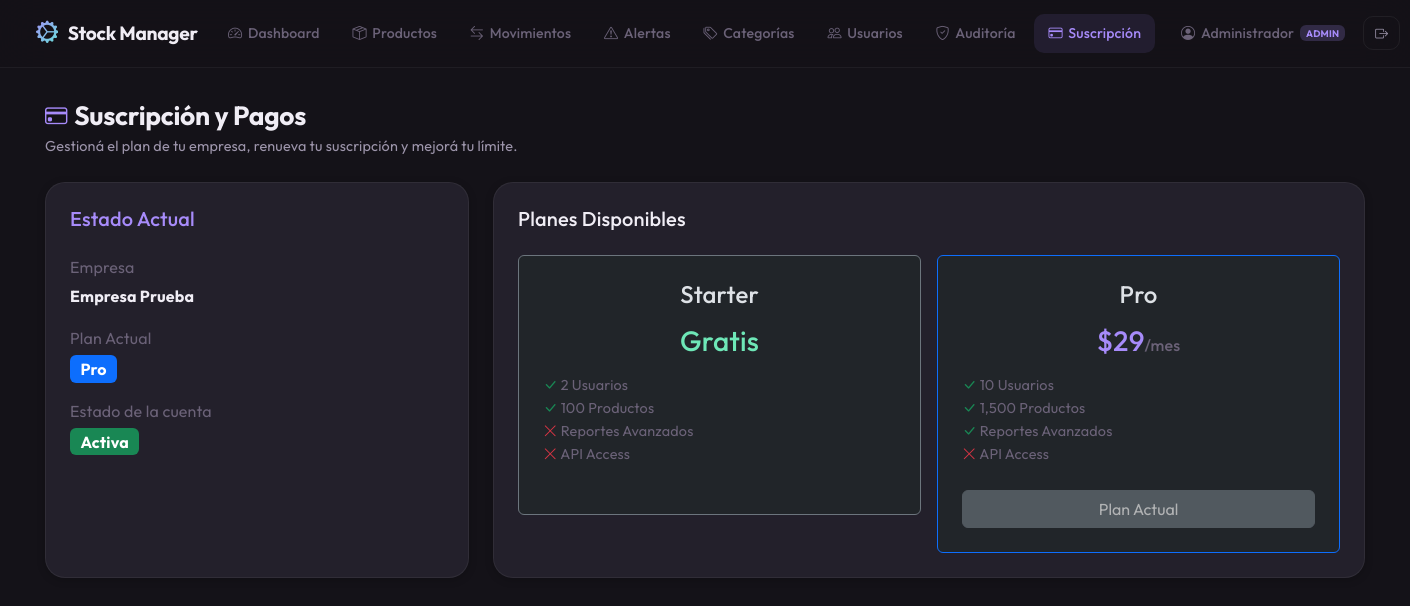
Screenshot of /suscripcion (signed in) with the database file from the repository.
### app/models/usuario.py (models this page shows, shortened)
class Usuario(UserMixin, db.Model):
    __tablename__ = 'usuarios'
    id = db.Column(db.Integer, primary_key=True)
    nombre = db.Column(db.String(100), nullable=False)
    email = db.Column(db.String(120), unique=True, nullable=False)
    password_hash = db.Column(db.String(256), nullable=False)
    rol = db.Column(db.String(50), default='Operador')
    activo = db.Column(db.Boolean, default=True)
    fecha_creacion = db.Column(db.DateTime, default=datetime.utcnow)
    ultimo_login = db.Column(db.DateTime, nullable=True)
    empresa_id = db.Column(db.Integer, db.ForeignKey('empresas.id'), nullable=True, index=True)

### app/models/empresa.py (models this page shows)
class Empresa(db.Model):
    __tablename__ = 'empresas'
    id = db.Column(db.Integer, primary_key=True)
    nombre = db.Column(db.String(150), nullable=False)
    razon_social = db.Column(db.String(150), nullable=False)
    cuit = db.Column(db.String(20), unique=True, nullable=True)
    email = db.Column(db.String(120), nullable=True)
    telefono = db.Column(db.String(50), nullable=True)
    direccion = db.Column(db.String(255), nullable=True)
    plan = db.Column(db.String(50), default='Starter')
    estado = db.Column(db.String(50), default='Activa')
    fecha_alta = db.Column(db.DateTime, default=datetime.utcnow)
    fecha_vencimiento = db.Column(db.DateTime, nullable=True)
    payment_provider = db.Column(db.String(50), nullable=True) # 'stripe', 'mercadopago'
    stripe_customer_id = db.Column(db.String(100), nullable=True)
    stripe_subscription_id = db.Column(db.String(100), nullable=True)
    mp_customer_id = db.Column(db.String(100), nullable=True)
    mp_preapproval_id = db.Column(db.String(100), nullable=True)
    usuarios = db.relationship('Usuario', backref='empresa', lazy='dynamic', cascade='all, delete-orphan')
    productos = db.relationship('Producto', backref='empresa', lazy='dynamic', cascade='all, delete-orphan')
    categorias = db.relationship('Categoria', backref='empresa', lazy='dynamic', cascade='all, delete-orphan')
    subcategorias = db.relationship('Subcategoria', backref='empresa', lazy='dynamic', cascade='all, delete-orphan')
    movimientos = db.relationship('Movimiento', backref='empresa', lazy='dynamic', cascade='all, delete-orphan')
    suscripciones = db.relationship('Suscripcion', backref='empresa', lazy=True)
    licencias = db.relationship('Licencia', backref='empresa', lazy=True)
    backups = db.relationship('Backup', backref='empresa', lazy=True)

### app/routes/billing.py (the view)
@billing_bp.route('/suscripcion')
@login_required
@admin_required
def index():
    empresa_id = get_empresa_id()
    empresa = Empresa.query.get(empresa_id)
    return render_template('billing/index.html', empresa=empresa)

### app/templates/billing/index.html (shortened to what this page needs)
{% extends "base.html" %}
{% block content %}
<div class="page-header mb-4">
    <h1><i class="bi bi-credit-card text-accent-blue"></i> Suscripción y Pagos</h1>
    <p class="subtitle">Gestioná el plan de tu empresa, renueva tu suscripción y mejorá tu límite.</p>
</div>
<div class="row g-4">
    <div class="col-lg-4">
        <div class="card-glass h-100">
            <div class="card-body">
                <h5 class="card-title text-accent-blue mb-4">Estado Actual</h5>
                <div class="mb-3">
                    <label class="text-muted-custom d-block mb-1">Empresa</label>
                    <strong>{{ empresa.nombre }}</strong>
                </div>
                <div class="mb-3">
                    <label class="text-muted-custom d-block mb-1">Plan Actual</label>
                    <span class="badge bg-primary" style="font-size: 1rem;">{{ empresa.plan }}</span>
                </div>
                <div class="mb-3">
                    <label class="text-muted-custom d-block mb-1">Estado de la cuenta</label>
                    {% if empresa.estado == 'Activa' %}
                        <span class="badge bg-success" style="font-size: 1rem;">Activa</span>
                    {% else %}
                        <span class="badge bg-danger" style="font-size: 1rem;">{{ empresa.estado }}</span>
                    {% endif %}
                </div>
            </div>
        </div>
    </div>
    <div class="col-lg-8">
        <div class="card-glass">
            <div class="card-body">
                <h5 class="card-title mb-4">Planes Disponibles</h5>
                <div class="row g-3">
                    <div class="col-md-6">
                        <div class="card bg-dark border {% if empresa.plan == 'Starter' %}border-primary{% else %}border-secondary{% endif %}">
                            <div class="card-body text-center">
                                <h4>Starter</h4>
                                <h3 class="my-3 text-accent-green">Gratis</h3>
                                <ul class="list-unstyled text-start text-muted-custom mb-4" style="font-size: 0.9rem;">
                                    <li><i class="bi bi-check-lg text-success"></i> 2 Usuarios</li>
                                    <li><i class="bi bi-check-lg text-success"></i> 100 Productos</li>
                                    <li><i class="bi bi-x-lg text-danger"></i> Reportes Avanzados</li>
                                    <li><i class="bi bi-x-lg text-danger"></i> API Access</li>
                                </ul>
                            </div>
                        </div>
                    </div>
                    <div class="col-md-6">
                        <div class="card bg-dark border {% if empresa.plan == 'Pro' %}border-primary{% else %}border-primary{% endif %} position-relative overflow-hidden">
                            <div class="card-body text-center">
                                <h4>Pro</h4>
                                <h3 class="my-3 text-accent-blue">$29<small class="text-muted-custom fs-6">/mes</small></h3>
                                <ul class="list-unstyled text-start text-muted-custom mb-4" style="font-size: 0.9rem;">
                                    <li><i class="bi bi-check-lg text-success"></i> 10 Usuarios</li>
                                    <li><i class="bi bi-check-lg text-success"></i> 1,500 Productos</li>
                                    <li><i class="bi bi-check-lg text-success"></i> Reportes Avanzados</li>
                                    <li><i class="bi bi-x-lg text-danger"></i> API Access</li>
                                </ul>
                                {% if empresa.plan == 'Pro' %}
                                    <button class="btn btn-secondary w-100" disabled>Plan Actual</button>
                                {% endif %}
                            </div>
                        </div>
                    </div>
                </div>
            </div>
        </div>
    </div>
</div>
{% endblock %}

### app/templates/base.html (shortened to what this page needs)
<!DOCTYPE html>
<html lang="es" data-bs-theme="dark">
<head>
    <link href="https://cdn.jsdelivr.net/npm/bootstrap@5.3.3/dist/css/bootstrap.min.css" rel="stylesheet">
    <link href="https://cdn.jsdelivr.net/npm/bootstrap-icons@1.11.3/font/bootstrap-icons.min.css" rel="stylesheet">
    <link href="{{ url_for('static', filename='css/style.css') }}" rel="stylesheet">
</head>
<body>
    <nav class="navbar navbar-expand-lg navbar-custom">
        <div class="container-fluid">
            <a class="navbar-brand" href="{{ url_for('dashboard_bp.dashboard') }}">
                <span class="brand-icon"><i class="bi bi-gear-wide-connected"></i></span>
                Stock Manager
            </a>
            <div class="collapse navbar-collapse" id="navbarNav">
                <ul class="navbar-nav ms-auto gap-1">
                    <li class="nav-item">
                        <a class="nav-link {% if request.endpoint == 'dashboard' %}active{% endif %}"
                           href="{{ url_for('dashboard_bp.dashboard') }}">
                            <i class="bi bi-speedometer2"></i> Dashboard
                        </a>
                    </li>
                    <li class="nav-item">
                        <a class="nav-link {% if request.endpoint and 'producto' in request.endpoint %}active{% endif %}"
                           href="{{ url_for('productos_bp.productos_lista') }}">
                            <i class="bi bi-box-seam"></i> Productos
                        </a>
                    </li>
                    <li class="nav-item">
                        <a class="nav-link {% if request.endpoint == 'movimientos_lista' %}active{% endif %}"
                           href="{{ url_for('movimientos_bp.movimientos_lista') }}">
                            <i class="bi bi-arrow-left-right"></i> Movimientos
                        </a>
                    </li>
                    <li class="nav-item">
                        <a class="nav-link {% if request.endpoint == 'alertas' %}active{% endif %}"
                           href="{{ url_for('dashboard_bp.alertas') }}">
                            <i class="bi bi-exclamation-triangle"></i> Alertas
                        </a>
                    </li>
                    {% if current_user.is_authenticated and current_user.rol in ['Administrador', 'Supervisor'] %}
                    <li class="nav-item">
                        <a class="nav-link {% if request.endpoint and 'categoria' in request.endpoint %}active{% endif %}"
                           href="{{ url_for('categorias_bp.categorias_lista') }}">
                            <i class="bi bi-tags"></i> Categorías
                        </a>
                    </li>
                    {% if current_user.rol == 'Administrador' %}
                    <li class="nav-item">
                        <a class="nav-link {% if request.endpoint and 'usuario' in request.endpoint %}active{% endif %}"
                           href="{{ url_for('usuarios_bp.usuarios_lista') }}">
                            <i class="bi bi-people"></i> Usuarios
                        </a>
                    </li>
                    <li class="nav-item">
                        <a class="nav-link {% if request.endpoint and 'auditoria' in request.endpoint %}active{% endif %}"
                           href="{{ url_for('auditoria_bp.auditoria_lista') }}">
                            <i class="bi bi-shield-check"></i> Auditoría
                        </a>
                    </li>
                    <li class="nav-item">
                        <a class="nav-link {% if request.endpoint and 'billing' in request.endpoint %}active{% endif %}"
                           href="{{ url_for('billing_bp.index') }}">
                            <i class="bi bi-credit-card"></i> Suscripción
                        </a>
                    </li>
                    {% endif %}
                    {% endif %}
                </ul>
                {% if current_user.is_authenticated %}
                <div class="d-flex align-items-center gap-2 ms-lg-3 mt-2 mt-lg-0">
                    <span class="nav-link" style="cursor: default; padding: 0.4rem 0.6rem !important;">
                        <i class="bi bi-person-circle"></i>
                        <span class="d-none d-md-inline">{{ current_user.nombre }}</span>
                        {% if current_user.rol == 'Administrador' %}
                            <span class="badge" style="background: var(--accent-primary-glow); color: var(--accent-primary); font-size: 0.6rem; vertical-align: middle;">ADMIN</span>
                        {% elif current_user.rol == 'Supervisor' %}
                            <span class="badge" style="background: rgba(14, 165, 233, 0.1); color: #38bdf8; font-size: 0.6rem; vertical-align: middle;">SUPER</span>
                        {% elif current_user.rol == 'SuperAdmin' %}
                            <span class="badge bg-warning text-dark" style="font-size: 0.6rem; vertical-align: middle;">OWNER</span>
                        {% endif %}
                    </span>
                    <a href="{{ url_for('auth_bp.logout') }}" class="btn-outline-custom btn-sm-custom" title="Cerrar sesión">
                        <i class="bi bi-box-arrow-right"></i>
                    </a>
                </div>
                {% endif %}
            </div>
        </div>
    </nav>
    <div class="main-content" style="padding-bottom: 0;">
    </div>
    <div class="main-content fade-in" style="padding-top: 0;">
        {% block content %}{% endblock %}
    </div>
</body>
</html>

### rows the page displays
Usuario: nombre "Administrador"
Empresa: nombre "Empresa Prueba", plan "Pro"
